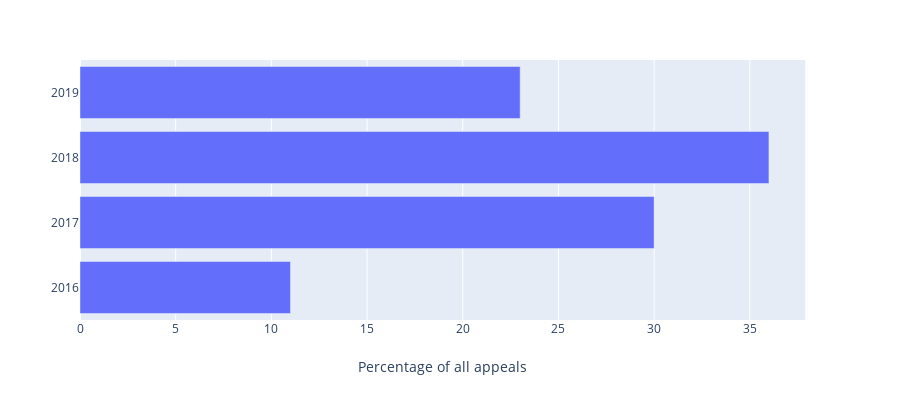

Notebook code cell kept with this figure:
### Code cell
data = px.data.gapminder()

fig = px.bar(year_data, x='perc', y='year', orientation='h',
             hover_data=['perc'], 
             labels={'year':'', 'perc': 'Percentage of all appeals'}, height=400)
fig.show()

### Figure 1 — Plotly figure (JSON) as saved in the notebook; plotly's stock layout.template omitted (floating-point values rounded to 4 significant figures)
{"data": [{"alignmentgroup": "True", "customdata": [[36], [30], [23], [11]], "hoverlabel": {"namelength": 0}, "hovertemplate": "Percentage of all appeals=%{customdata[0]}<br>=%{y}", "legendgroup": "", "marker": {"color": "#636efa"}, "name": "", "offsetgroup": "", "orientation": "h", "showlegend": false, "textposition": "auto", "type": "bar", "x": [36, 30, 23, 11], "xaxis": "x", "y": [2018, 2017, 2019, 2016], "yaxis": "y"}], "layout": {"barmode": "relative", "height": 400, "legend": {"tracegroupgap": 0}, "margin": {"t": 60}, "xaxis": {"anchor": "y", "domain": [0, 0.98], "title": {"text": "Percentage of all appeals"}}, "yaxis": {"anchor": "x", "domain": [0, 1], "title": {"text": ""}}}}
